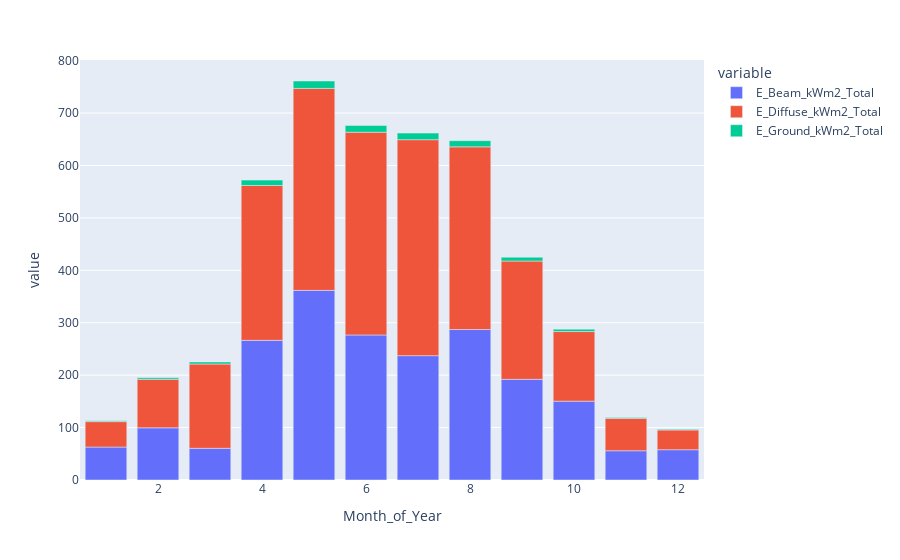

The notebook cell this image was saved under:
### Code cell
px.bar(pv_model.summary_grouped.monthly[["E_Beam_kWm2_Total", "E_Diffuse_kWm2_Total", "E_Ground_kWm2_Total"]])

### Figure 1 — Plotly figure (JSON) as saved in the notebook; plotly's stock layout.template omitted (floating-point values rounded to 4 significant figures)
{"data": [{"alignmentgroup": "True", "hovertemplate": "variable=E_Beam_kWm2_Total<br>Month_of_Year=%{x}<br>value=%{y}<extra></extra>", "legendgroup": "E_Beam_kWm2_Total", "marker": {"color": "#636efa", "pattern": {"shape": ""}}, "name": "E_Beam_kWm2_Total", "offsetgroup": "E_Beam_kWm2_Total", "orientation": "v", "showlegend": true, "textposition": "auto", "type": "bar", "x": [1, 2, 3, 4, 5, 6, 7, 8, 9, 10, 11, 12], "xaxis": "x", "y": [62.82, 99.59, 60.47, 266.4, 361.8, 276.7, 237.2, 287.1, 192.0, 150.4, 55.81, 57.8], "yaxis": "y"}, {"alignmentgroup": "True", "hovertemplate": "variable=E_Diffuse_kWm2_Total<br>Month_of_Year=%{x}<br>value=%{y}<extra></extra>", "legendgroup": "E_Diffuse_kWm2_Total", "marker": {"color": "#EF553B", "pattern": {"shape": ""}}, "name": "E_Diffuse_kWm2_Total", "offsetgroup": "E_Diffuse_kWm2_Total", "orientation": "v", "showlegend": true, "textposition": "auto", "type": "bar", "x": [1, 2, 3, 4, 5, 6, 7, 8, 9, 10, 11, 12], "xaxis": "x", "y": [48.55, 92.49, 160.8, 295.4, 385.2, 386.8, 412.0, 348.5, 225.7, 132.8, 61.78, 37.64], "yaxis": "y"}, {"alignmentgroup": "True", "hovertemplate": "variable=E_Ground_kWm2_Total<br>Month_of_Year=%{x}<br>value=%{y}<extra></extra>", "legendgroup": "E_Ground_kWm2_Total", "marker": {"color": "#00cc96", "pattern": {"shape": ""}}, "name": "E_Ground_kWm2_Total", "offsetgroup": "E_Ground_kWm2_Total", "orientation": "v", "showlegend": true, "textposition": "auto", "type": "bar", "x": [1, 2, 3, 4, 5, 6, 7, 8, 9, 10, 11, 12], "xaxis": "x", "y": [1.55, 3, 4.011, 10.27, 14.18, 12.91, 12.58, 11.78, 7.375, 4.603, 1.823, 1.24], "yaxis": "y"}], "layout": {"barmode": "relative", "legend": {"title": {"text": "variable"}, "tracegroupgap": 0}, "margin": {"t": 60}, "xaxis": {"anchor": "y", "domain": [0, 1], "title": {"text": "Month_of_Year"}}, "yaxis": {"anchor": "x", "domain": [0, 1], "title": {"text": "value"}}}}
